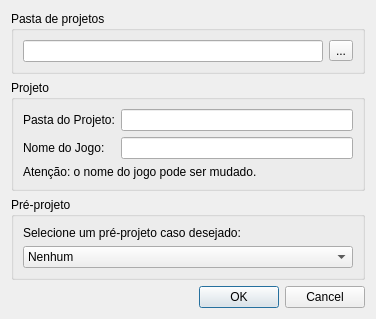
<?xml version="1.0" encoding="UTF-8"?>
<ui version="4.0">
 <class>NewProjectWindow</class>
 <widget class="QDialog" name="NewProjectWindow">
  <property name="geometry">
   <rect>
    <x>0</x>
    <y>0</y>
    <width>376</width>
    <height>319</height>
   </rect>
  </property>
  <property name="windowTitle">
   <string>Dialog</string>
  </property>
  <property name="windowIcon">
   <iconset>
    <normaloff>data/icons/progicon.png</normaloff>data/icons/progicon.png</iconset>
  </property>
  <layout class="QGridLayout" name="gridLayout_2">
   <item row="0" column="0">
    <widget class="QGroupBox" name="groupBoxProjectFolder">
     <property name="enabled">
      <bool>true</bool>
     </property>
     <property name="title">
      <string>Pasta de projetos</string>
     </property>
     <layout class="QGridLayout" name="gridLayout">
      <item row="0" column="0">
       <widget class="QLineEdit" name="lineEditProjectFolder"/>
      </item>
      <item row="0" column="1">
       <widget class="QToolButton" name="toolButtonProjectFolder">
        <property name="text">
         <string>...</string>
        </property>
       </widget>
      </item>
     </layout>
    </widget>
   </item>
   <item row="3" column="0">
    <widget class="QDialogButtonBox" name="buttonBox">
     <property name="orientation">
      <enum>Qt::Horizontal</enum>
     </property>
     <property name="standardButtons">
      <set>QDialogButtonBox::Cancel|QDialogButtonBox::Ok</set>
     </property>
    </widget>
   </item>
   <item row="1" column="0">
    <widget class="QGroupBox" name="groupBox">
     <property name="title">
      <string>Projeto</string>
     </property>
     <layout class="QGridLayout" name="gridLayout_3">
      <item row="0" column="0">
       <widget class="QLabel" name="label">
        <property name="text">
         <string>Pasta do Projeto:</string>
        </property>
       </widget>
      </item>
      <item row="0" column="1">
       <widget class="QLineEdit" name="textNomePasta"/>
      </item>
      <item row="1" column="0">
       <widget class="QLabel" name="label_2">
        <property name="text">
         <string>Nome do Jogo:</string>
        </property>
       </widget>
      </item>
      <item row="1" column="1">
       <widget class="QLineEdit" name="textNomeJogo"/>
      </item>
      <item row="2" column="0" colspan="2">
       <widget class="QLabel" name="label_3">
        <property name="text">
         <string>Atenção: o nome do jogo pode ser mudado.</string>
        </property>
       </widget>
      </item>
     </layout>
    </widget>
   </item>
   <item row="2" column="0">
    <widget class="QGroupBox" name="groupBox_2">
     <property name="title">
      <string>Pré-projeto</string>
     </property>
     <layout class="QGridLayout" name="gridLayout_4">
      <item row="0" column="0">
       <widget class="QLabel" name="label_4">
        <property name="text">
         <string>Selecione um pré-projeto caso desejado:</string>
        </property>
       </widget>
      </item>
      <item row="1" column="0">
       <widget class="QComboBox" name="comboBox">
        <item>
         <property name="text">
          <string>Nenhum</string>
         </property>
        </item>
        <item>
         <property name="text">
          <string>Jogo com cenário de lado</string>
         </property>
        </item>
        <item>
         <property name="text">
          <string>Jogo com cenário de cima</string>
         </property>
        </item>
       </widget>
      </item>
     </layout>
     <zorder>comboBox</zorder>
     <zorder>label_4</zorder>
     <zorder>groupBox</zorder>
    </widget>
   </item>
  </layout>
 </widget>
 <resources/>
 <connections>
  <connection>
   <sender>buttonBox</sender>
   <signal>accepted()</signal>
   <receiver>NewProjectWindow</receiver>
   <slot>accept()</slot>
   <hints>
    <hint type="sourcelabel">
     <x>248</x>
     <y>254</y>
    </hint>
    <hint type="destinationlabel">
     <x>157</x>
     <y>274</y>
    </hint>
   </hints>
  </connection>
  <connection>
   <sender>buttonBox</sender>
   <signal>rejected()</signal>
   <receiver>NewProjectWindow</receiver>
   <slot>reject()</slot>
   <hints>
    <hint type="sourcelabel">
     <x>316</x>
     <y>260</y>
    </hint>
    <hint type="destinationlabel">
     <x>286</x>
     <y>274</y>
    </hint>
   </hints>
  </connection>
 </connections>
</ui>
